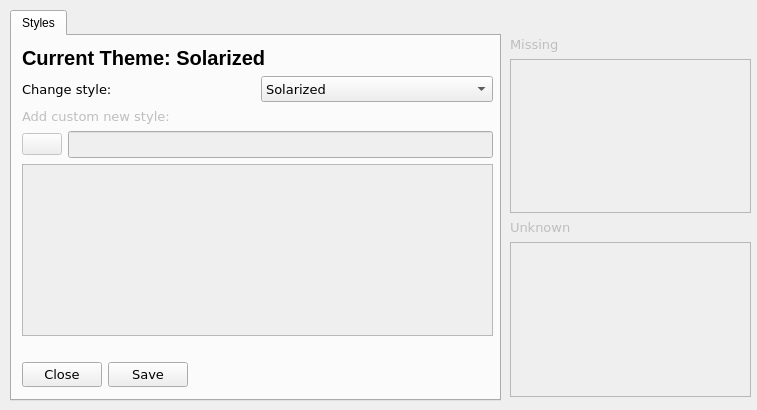
<?xml version="1.0" encoding="UTF-8"?>
<ui version="4.0">
 <class>MainWindow</class>
 <widget class="QMainWindow" name="MainWindow">
  <property name="geometry">
   <rect>
    <x>0</x>
    <y>0</y>
    <width>757</width>
    <height>410</height>
   </rect>
  </property>
  <property name="windowTitle">
   <string>Oprivstor - Preferences</string>
  </property>
  <widget class="QWidget" name="centralwidget">
   <widget class="QTabWidget" name="tabWidget">
    <property name="geometry">
     <rect>
      <x>10</x>
      <y>10</y>
      <width>491</width>
      <height>391</height>
     </rect>
    </property>
    <property name="styleSheet">
     <string notr="true"/>
    </property>
    <property name="currentIndex">
     <number>0</number>
    </property>
    <widget class="QWidget" name="tab">
     <property name="styleSheet">
      <string notr="true"/>
     </property>
     <attribute name="title">
      <string>Styles</string>
     </attribute>
     <widget class="QWidget" name="verticalLayoutWidget">
      <property name="geometry">
       <rect>
        <x>10</x>
        <y>10</y>
        <width>471</width>
        <height>341</height>
       </rect>
      </property>
      <layout class="QVBoxLayout" name="verticalLayout">
       <item>
        <widget class="QLabel" name="label">
         <property name="font">
          <font>
           <pointsize>15</pointsize>
           <weight>75</weight>
           <bold>true</bold>
          </font>
         </property>
         <property name="text">
          <string>Current Theme: Solarized</string>
         </property>
        </widget>
       </item>
       <item>
        <layout class="QHBoxLayout" name="horizontalLayout_2">
         <item>
          <widget class="QLabel" name="label_2">
           <property name="minimumSize">
            <size>
             <width>0</width>
             <height>26</height>
            </size>
           </property>
           <property name="maximumSize">
            <size>
             <width>16777215</width>
             <height>16777215</height>
            </size>
           </property>
           <property name="font">
            <font>
             <family>Verdana</family>
             <pointsize>10</pointsize>
            </font>
           </property>
           <property name="text">
            <string>Change style:</string>
           </property>
          </widget>
         </item>
         <item>
          <widget class="QComboBox" name="style_box">
           <property name="minimumSize">
            <size>
             <width>0</width>
             <height>26</height>
            </size>
           </property>
           <property name="maximumSize">
            <size>
             <width>16777215</width>
             <height>16777215</height>
            </size>
           </property>
           <property name="font">
            <font>
             <family>Verdana</family>
             <pointsize>10</pointsize>
            </font>
           </property>
           <item>
            <property name="text">
             <string>Solarized</string>
            </property>
           </item>
           <item>
            <property name="text">
             <string>Carbon</string>
            </property>
           </item>
           <item>
            <property name="text">
             <string>Custom</string>
            </property>
           </item>
          </widget>
         </item>
        </layout>
       </item>
       <item>
        <widget class="QLabel" name="label_3">
         <property name="enabled">
          <bool>false</bool>
         </property>
         <property name="font">
          <font>
           <family>Verdana</family>
           <pointsize>10</pointsize>
          </font>
         </property>
         <property name="text">
          <string>Add custom new style:</string>
         </property>
        </widget>
       </item>
       <item>
        <layout class="QHBoxLayout" name="horizontalLayout_4">
         <item>
          <widget class="QPushButton" name="add_button">
           <property name="enabled">
            <bool>false</bool>
           </property>
           <property name="text">
            <string/>
           </property>
           <property name="icon">
            <iconset>
             <normaloff>../icons/new_file_white.png</normaloff>../icons/new_file_white.png</iconset>
           </property>
           <property name="iconSize">
            <size>
             <width>32</width>
             <height>32</height>
            </size>
           </property>
          </widget>
         </item>
         <item>
          <widget class="QLineEdit" name="file">
           <property name="enabled">
            <bool>false</bool>
           </property>
           <property name="minimumSize">
            <size>
             <width>0</width>
             <height>27</height>
            </size>
           </property>
           <property name="maximumSize">
            <size>
             <width>16777215</width>
             <height>16777215</height>
            </size>
           </property>
           <property name="font">
            <font>
             <family>Verdana</family>
             <pointsize>10</pointsize>
            </font>
           </property>
           <property name="readOnly">
            <bool>true</bool>
           </property>
          </widget>
         </item>
        </layout>
       </item>
       <item>
        <widget class="QPlainTextEdit" name="style_edit">
         <property name="enabled">
          <bool>false</bool>
         </property>
         <property name="font">
          <font>
           <family>Verdana</family>
           <pointsize>10</pointsize>
          </font>
         </property>
        </widget>
       </item>
       <item>
        <widget class="QLabel" name="validation_status">
         <property name="text">
          <string/>
         </property>
        </widget>
       </item>
       <item>
        <layout class="QHBoxLayout" name="horizontalLayout_3">
         <item>
          <widget class="QPushButton" name="pushButton">
           <property name="font">
            <font>
             <family>Verdana</family>
             <pointsize>10</pointsize>
            </font>
           </property>
           <property name="text">
            <string>Close</string>
           </property>
          </widget>
         </item>
         <item>
          <widget class="QPushButton" name="save_style_button">
           <property name="font">
            <font>
             <family>Verdana</family>
             <pointsize>10</pointsize>
            </font>
           </property>
           <property name="text">
            <string>Save</string>
           </property>
          </widget>
         </item>
         <item>
          <spacer name="horizontalSpacer">
           <property name="orientation">
            <enum>Qt::Horizontal</enum>
           </property>
           <property name="sizeHint" stdset="0">
            <size>
             <width>40</width>
             <height>20</height>
            </size>
           </property>
          </spacer>
         </item>
        </layout>
       </item>
      </layout>
     </widget>
    </widget>
   </widget>
   <widget class="QWidget" name="verticalLayoutWidget_2">
    <property name="geometry">
     <rect>
      <x>510</x>
      <y>36</y>
      <width>241</width>
      <height>361</height>
     </rect>
    </property>
    <layout class="QVBoxLayout" name="verticalLayout_2">
     <item>
      <widget class="QLabel" name="label_5">
       <property name="enabled">
        <bool>false</bool>
       </property>
       <property name="font">
        <font>
         <family>Verdana</family>
         <pointsize>10</pointsize>
        </font>
       </property>
       <property name="text">
        <string>Missing</string>
       </property>
      </widget>
     </item>
     <item>
      <widget class="QListWidget" name="missing">
       <property name="enabled">
        <bool>false</bool>
       </property>
       <property name="font">
        <font>
         <family>Verdana</family>
         <pointsize>10</pointsize>
        </font>
       </property>
      </widget>
     </item>
     <item>
      <widget class="QLabel" name="label_6">
       <property name="enabled">
        <bool>false</bool>
       </property>
       <property name="font">
        <font>
         <family>Verdana</family>
         <pointsize>10</pointsize>
        </font>
       </property>
       <property name="text">
        <string>Unknown</string>
       </property>
      </widget>
     </item>
     <item>
      <widget class="QListWidget" name="unknown">
       <property name="enabled">
        <bool>false</bool>
       </property>
       <property name="font">
        <font>
         <family>Verdana</family>
         <pointsize>10</pointsize>
        </font>
       </property>
      </widget>
     </item>
    </layout>
   </widget>
  </widget>
 </widget>
 <resources/>
 <connections>
  <connection>
   <sender>pushButton</sender>
   <signal>clicked()</signal>
   <receiver>MainWindow</receiver>
   <slot>close()</slot>
   <hints>
    <hint type="sourcelabel">
     <x>63</x>
     <y>373</y>
    </hint>
    <hint type="destinationlabel">
     <x>63</x>
     <y>459</y>
    </hint>
   </hints>
  </connection>
 </connections>
</ui>
